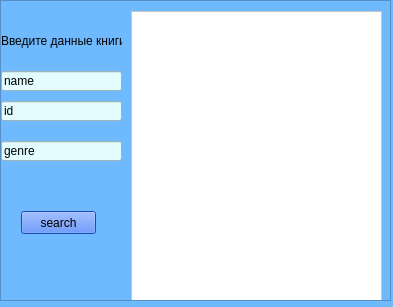
<?xml version="1.0" encoding="UTF-8"?>
<ui version="4.0">
 <class>Form</class>
 <widget class="QWidget" name="Form">
  <property name="geometry">
   <rect>
    <x>0</x>
    <y>0</y>
    <width>393</width>
    <height>307</height>
   </rect>
  </property>
  <property name="windowTitle">
   <string>Form</string>
  </property>
  <property name="styleSheet">
   <string notr="true">background-color:rgb(111, 186, 255)</string>
  </property>
  <widget class="QScrollArea" name="scrollArea">
   <property name="geometry">
    <rect>
     <x>0</x>
     <y>0</y>
     <width>391</width>
     <height>301</height>
    </rect>
   </property>
   <property name="widgetResizable">
    <bool>true</bool>
   </property>
   <widget class="QWidget" name="scrollAreaWidgetContents">
    <property name="enabled">
     <bool>true</bool>
    </property>
    <property name="geometry">
     <rect>
      <x>0</x>
      <y>0</y>
      <width>389</width>
      <height>299</height>
     </rect>
    </property>
    <property name="minimumSize">
     <size>
      <width>389</width>
      <height>299</height>
     </size>
    </property>
    <property name="maximumSize">
     <size>
      <width>389</width>
      <height>299</height>
     </size>
    </property>
    <widget class="QLabel" name="label">
     <property name="enabled">
      <bool>true</bool>
     </property>
     <property name="geometry">
      <rect>
       <x>0</x>
       <y>30</y>
       <width>121</width>
       <height>20</height>
      </rect>
     </property>
     <property name="text">
      <string>Введите данные книги</string>
     </property>
    </widget>
    <widget class="QLineEdit" name="name">
     <property name="enabled">
      <bool>true</bool>
     </property>
     <property name="geometry">
      <rect>
       <x>0</x>
       <y>70</y>
       <width>121</width>
       <height>20</height>
      </rect>
     </property>
     <property name="styleSheet">
      <string notr="true">background-color:rgb(226, 252, 255)</string>
     </property>
     <property name="text">
      <string>name</string>
     </property>
    </widget>
    <widget class="QLineEdit" name="id">
     <property name="enabled">
      <bool>true</bool>
     </property>
     <property name="geometry">
      <rect>
       <x>0</x>
       <y>100</y>
       <width>121</width>
       <height>20</height>
      </rect>
     </property>
     <property name="styleSheet">
      <string notr="true">background-color:rgb(226, 252, 255)</string>
     </property>
     <property name="text">
      <string>id</string>
     </property>
    </widget>
    <widget class="QLineEdit" name="genre">
     <property name="geometry">
      <rect>
       <x>0</x>
       <y>140</y>
       <width>121</width>
       <height>20</height>
      </rect>
     </property>
     <property name="styleSheet">
      <string notr="true">background-color:rgb(226, 252, 255)</string>
     </property>
     <property name="text">
      <string>genre</string>
     </property>
    </widget>
    <widget class="QTextEdit" name="text">
     <property name="enabled">
      <bool>true</bool>
     </property>
     <property name="geometry">
      <rect>
       <x>130</x>
       <y>10</y>
       <width>251</width>
       <height>291</height>
      </rect>
     </property>
     <property name="styleSheet">
      <string notr="true">background-color:rgb(255, 255, 255);
color:rgb(0, 85, 127);
font: 8pt &quot;MS Shell Dlg 2&quot;;</string>
     </property>
     <property name="html">
      <string>&lt;!DOCTYPE HTML PUBLIC &quot;-//W3C//DTD HTML 4.0//EN&quot; &quot;http://www.w3.org/TR/REC-html40/strict.dtd&quot;&gt;
&lt;html&gt;&lt;head&gt;&lt;meta name=&quot;qrichtext&quot; content=&quot;1&quot; /&gt;&lt;style type=&quot;text/css&quot;&gt;
p, li { white-space: pre-wrap; }
&lt;/style&gt;&lt;/head&gt;&lt;body style=&quot; font-family:'MS Shell Dlg 2'; font-size:8pt; font-weight:400; font-style:normal;&quot;&gt;
&lt;p style=&quot;-qt-paragraph-type:empty; margin-top:0px; margin-bottom:0px; margin-left:0px; margin-right:0px; -qt-block-indent:0; text-indent:0px; font-family:'Yu Gothic UI Semibold'; font-size:28pt; font-weight:56;&quot;&gt;&lt;br /&gt;&lt;/p&gt;&lt;/body&gt;&lt;/html&gt;</string>
     </property>
    </widget>
    <widget class="QPushButton" name="search">
     <property name="enabled">
      <bool>true</bool>
     </property>
     <property name="geometry">
      <rect>
       <x>20</x>
       <y>210</y>
       <width>75</width>
       <height>23</height>
      </rect>
     </property>
     <property name="styleSheet">
      <string notr="true">background-color:rgb(39, 104, 255)</string>
     </property>
     <property name="text">
      <string>search</string>
     </property>
    </widget>
   </widget>
  </widget>
 </widget>
 <resources/>
 <connections/>
</ui>
